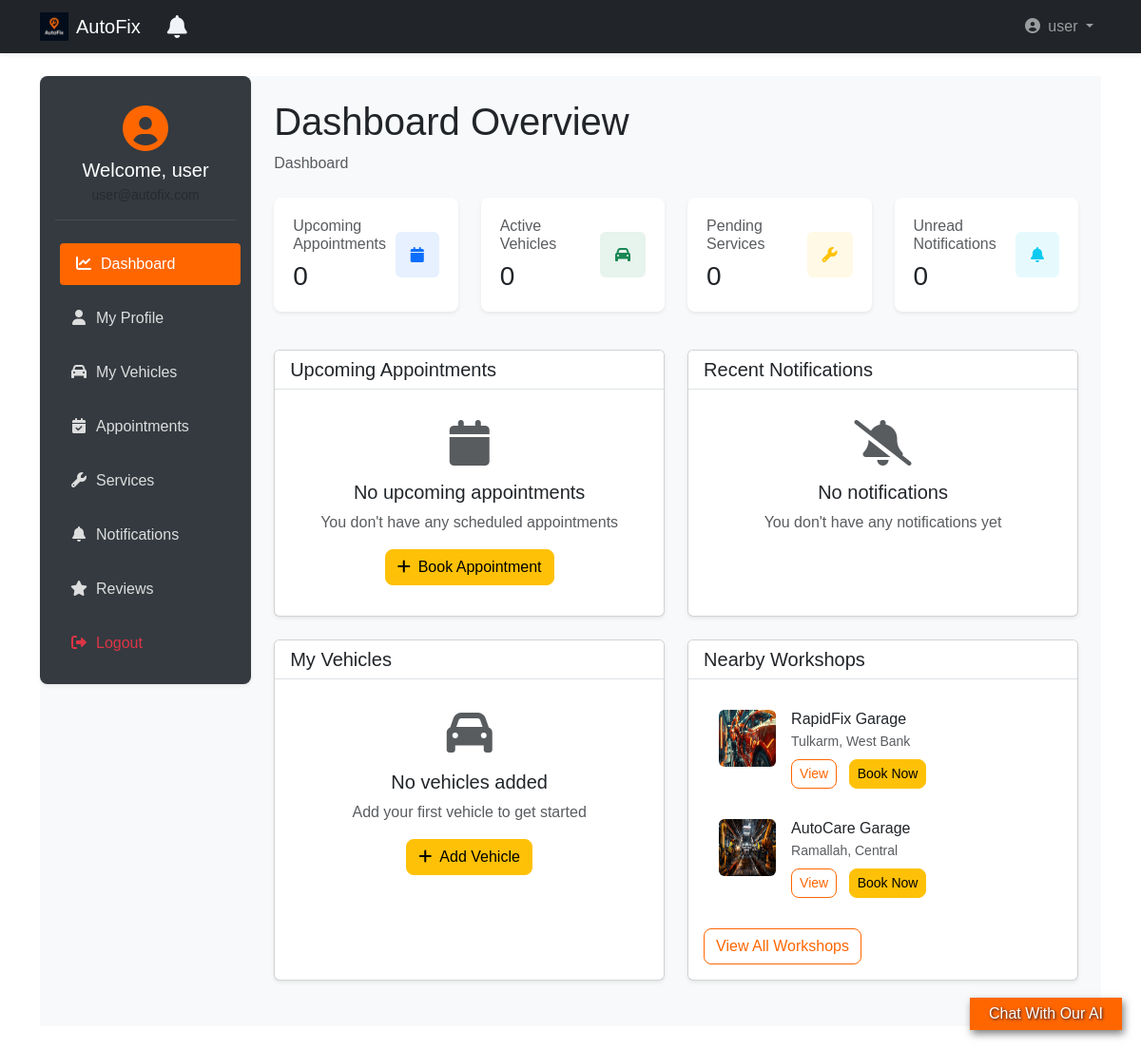
The app's page /user_dashboard/user/dashboard/ (signed in), older data.
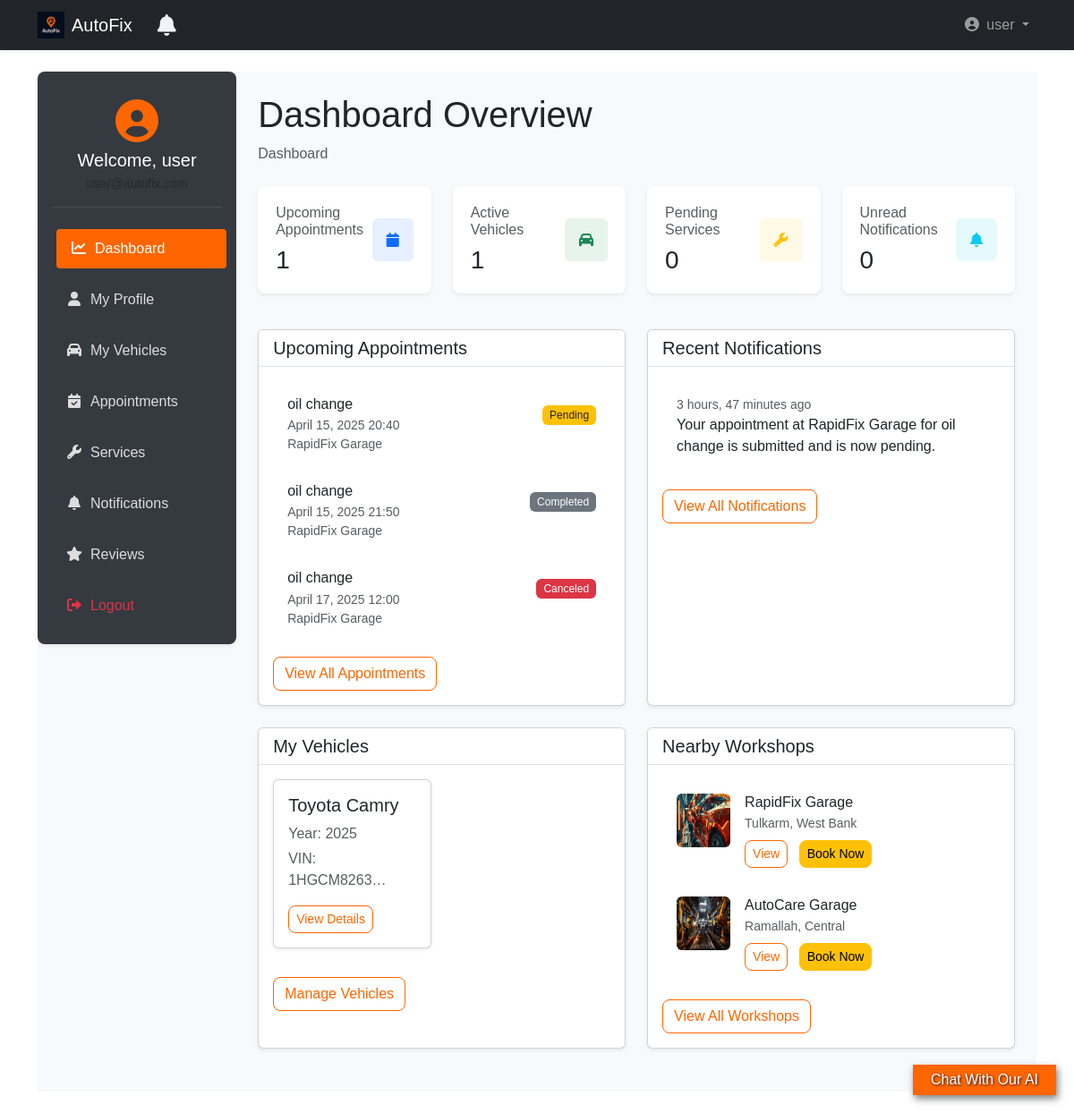
The same page, newer data.
### workshops/models.py (models this page shows, shortened)
class Workshop(models.Model):
    name = models.CharField(max_length=255)
    address = models.ForeignKey(Address, on_delete=models.CASCADE)
    phone = models.CharField(max_length=15)
    description = models.TextField(blank=True)
    image = models.ImageField(upload_to='workshops_images/', null=True, blank=True)
    owner = models.OneToOneField(User, on_delete=models.CASCADE, related_name="workshop", null=True)

class Service(models.Model):
    workshop = models.ForeignKey(Workshop, on_delete=models.CASCADE, related_name='services')
    name = models.CharField(max_length=255)
    price = models.DecimalField(max_digits=10, decimal_places=2)
    description = models.TextField(blank=True)
    duration = models.PositiveIntegerField(help_text="Duration in minutes")

### locations/models.py (models this page shows, shortened)
class Address(models.Model):
    street = models.CharField(max_length=255)
    city = models.CharField(max_length=255)
    region = models.CharField(max_length=255)
    country = models.CharField(max_length=255)
    postal_code = models.CharField(max_length=20)
    latitude = models.FloatField(blank=True, null=True)
    longitude = models.FloatField(blank=True, null=True)
    objects = AddressManager()
    class Meta:
        verbose_name_plural = "Addresses"

### bookings/models.py (models this page shows, shortened)
class Booking(models.Model):
    STATUS_CHOICES = [
        ('pending', 'Pending'),
        ('confirmed', 'Confirmed'),
        ('completed', 'Completed'),
        ('canceled', 'Canceled'),
    ]
    user = models.ForeignKey(User, on_delete=models.CASCADE)
    car = models.ForeignKey(Car, on_delete=models.CASCADE, null=True, related_name='car_bookings')
    workshop = models.ForeignKey(Workshop, on_delete=models.CASCADE)
    service = models.ForeignKey(Service, on_delete=models.CASCADE, related_name='booking')
    appointment_date = models.DateTimeField()
    status = models.CharField(max_length=20, choices=STATUS_CHOICES, default='pending')
    created_at = models.DateTimeField(auto_now_add=True)
    objects = BookingManger()
    class Meta:
        ordering = ['-appointment_date']

class Notification(models.Model):
    user = models.ForeignKey(User, on_delete=models.CASCADE)
    message = models.CharField(max_length=255)  # Short message for the notification
    is_read = models.BooleanField(default=False)  # Whether the user has read the notification
    created_at = models.DateTimeField(auto_now_add=True)  # Timestamp when created
    booking = models.ForeignKey(Booking, on_delete=models.CASCADE, related_name='notifications')  # Link to a booking
    class Meta:
        ordering = ['-created_at']  # Order by newest first

### cars/models.py (models this page shows, shortened)
class Car(models.Model):
    user = models.ForeignKey(User, on_delete=models.CASCADE)
    make = models.CharField(max_length=255)
    model = models.CharField(max_length=255)
    year = models.IntegerField(null=True, blank=True)
    vin = models.CharField(max_length=17, unique=True)
    objects = CarManager()

### user_dashboard/views.py (the view)
# urls.py: path('user_dashboard/', include('user_dashboard.urls')),
def user_dashboard(request):
    if request.user.is_authenticated and not ( request.user.is_workshop_owner or request.user.is_superuser ):
        upcoming_appointments = Booking.objects.filter(
           user=request.user,
           appointment_date__gte=datetime.date.today(),
           appointment_date__lte=datetime.date.today() + datetime.timedelta(days=30),
        ).order_by('appointment_date')[:5]
        recent_notifications = Notification.objects.filter(
           user=request.user,
        ).order_by('-created_at')[:5]
        user_cars = Car.objects.filter(user=request.user)
        nearby_workshops = Workshop.objects.all()[:3]
        stats = {
            'upcoming_appointments': Booking.objects.filter(
                user=request.user,
                appointment_date__gte=datetime.date.today(),
                status__in=['pending', 'confirmed']
             ).count(),
             'active_vehicles': user_cars.count(),
             'pending_services': 0,  # This would come from maintenance reminders
             'unread_notifications': Notification.objects.filter(
                user=request.user,
                is_read=False
              ).count()
        }
        context = {
            'upcoming_appointments': upcoming_appointments,
            'recent_notifications': recent_notifications,
            'user_cars': user_cars,
            'nearby_workshops': nearby_workshops,
            'stats': stats,
        }
        return render(request, 'user_dashboard/dashboard.html', context)
    return redirect('landing:main')

### accounts/models.py (called while the page is built)
    def get_short_name(self):
        return self.first_name

### templates/user_dashboard/dashboard.html (shortened to what the changed rows need)
{% extends 'base2.html' %}
{% load static bootstrap5 %}
{% block extra_css %}
<link rel="stylesheet" href="{% static 'css/user_dashboard.css' %}">
{% endblock %}
{% block content %}
<div class="wrapper d-flex">
    <main class="main-content flex-grow-1 p-4">
        <div class="dashboard-header mb-4">
            <h1>Dashboard Overview</h1>
        </div>
        <div class="row stats-cards mb-4">
            <div class="col-md-3 mb-3">
                <div class="card h-100 shadow-sm">
                    <div class="card-body">
                        <div class="d-flex justify-content-between align-items-center">
                            <div>
                                <h6 class="text-muted mb-2">Upcoming Appointments</h6>
                                <h3 class="mb-0">{{ stats.upcoming_appointments }}</h3>
                            </div>
                        </div>
                    </div>
                </div>
            </div>
            <div class="col-md-3 mb-3">
                <div class="card h-100 shadow-sm">
                    <div class="card-body">
                        <div class="d-flex justify-content-between align-items-center">
                            <div>
                                <h6 class="text-muted mb-2">Active Vehicles</h6>
                                <h3 class="mb-0">{{ stats.active_vehicles }}</h3>
                            </div>
                        </div>
                    </div>
                </div>
            </div>
        </div>
        <div class="row">
            <div class="col-lg-6 mb-4">
                <div class="card shadow-sm h-100">
                    <div class="card-body">
                        {% if upcoming_appointments %}
                            <div class="list-group">
                                {% for appointment in upcoming_appointments %}
                                <div class="list-group-item border-0 py-3">
                                    <div class="d-flex justify-content-between align-items-center">
                                        <div>
                                            <h6 class="mb-1">{{ appointment.service.name }}</h6>
                                            <small class="text-muted">{{ appointment.appointment_date|date:"F j, Y H:i" }}</small>
                                        </div>
                                        <span class="badge
                                            {% if appointment.status == 'confirmed' %}bg-primary
                                            {% elif appointment.status == 'pending' %}bg-warning text-dark
                                            {% elif appointment.status == 'completed' %}bg-secondary
                                            {% else %}bg-danger{% endif %}">
                                            {{ appointment.get_status_display }}
                                        </span>
                                    </div>
                                    <small class="text-muted">{{ appointment.workshop.name }}</small>
                                </div>
                                {% endfor %}
                            </div>
                            <a href="{% url 'user_dashboard:appointments' %}" class="btn btn-outline-primary mt-3">View All Appointments</a>
                        {% else %}
                            <div class="text-center py-3">
                                <i class="fas fa-calendar fa-3x text-muted mb-3"></i>
                                <h5>No upcoming appointments</h5>
                                <p class="text-muted">You don't have any scheduled appointments</p>
                                <a href="#" class="btn btn-warning" data-bs-toggle="modal" data-bs-target="#bookAppointmentModal">
                                    <i class="fas fa-plus me-2"></i>Book Appointment
                                </a>
                            </div>
                        {% endif %}
                    </div>
                </div>
            </div>
            <div class="col-lg-6 mb-4">
                <div class="card shadow-sm h-100">
                    <div class="card-body">
                        {% if recent_notifications %}
                            <div class="list-group">
                                {% for notification in recent_notifications %}
                                <div class="list-group-item border-0 py-3 {% if not notification.is_read %}bg-light{% endif %}">
                                    <div class="d-flex justify-content-between align-items-start">
                                        <div>
                                            <small class="text-muted">{{ notification.created_at|timesince }} ago</small>
                                            <p class="mb-1">{{ notification.message }}</p>
                                        </div>
                                    </div>
                                </div>
                                {% endfor %}
                            </div>
                            <a href="{% url 'user_dashboard:notifications' %}" class="btn btn-outline-primary mt-3">View All Notifications</a>
                        {% else %}
                            <div class="text-center py-3">
                                <i class="fas fa-bell-slash fa-3x text-muted mb-3"></i>
                                <h5>No notifications</h5>
                                <p class="text-muted">You don't have any notifications yet</p>
                            </div>
                        {% endif %}
                    </div>
                </div>
            </div>
        </div>
        <div class="row">
            <div class="col-lg-6 mb-4">
                <div class="card shadow-sm h-100">
                    <div class="card-body">
                        {% if user_cars %}
                            <div class="row">
                                {% for car in user_cars %}
                                <div class="col-md-6 mb-3">
                                    <div class="card h-100 shadow-sm">
                                        <div class="card-body">
                                            <h5 class="card-title">{{ car.make }} {{ car.model }}</h5>
                                            <p class="card-text text-muted mb-1">Year: {{ car.year }}</p>
                                            <p class="card-text text-muted">VIN: {{ car.vin|truncatechars:10 }}</p>
                                            <a href="{% url 'user_dashboard:vehicles' %}" class="btn btn-sm btn-outline-primary">View Details</a>
                                        </div>
                                    </div>
                                </div>
                                {% endfor %}
                            </div>
                            <a href="{% url 'user_dashboard:vehicles' %}" class="btn btn-outline-primary mt-3">Manage Vehicles</a>
                        {% else %}
                            <div class="text-center py-3">
                                <i class="fas fa-car fa-3x text-muted mb-3"></i>
                                <h5>No vehicles added</h5>
                                <p class="text-muted">Add your first vehicle to get started</p>
                                <a href="{% url 'user_dashboard:vehicles' %}" class="btn btn-warning">
                                    <i class="fas fa-plus me-2"></i>Add Vehicle
                                </a>
                            </div>
                        {% endif %}
                    </div>
                </div>
            </div>
            <div class="col-lg-6 mb-4">
                <div class="card shadow-sm h-100">
                    <div class="card-body">
                        {% if nearby_workshops %}
                            <div class="list-group">
                                {% for workshop in nearby_workshops %}
                                <div class="list-group-item border-0 py-3">
                                    <div class="d-flex">
                                        {% if workshop.image %}
                                        <img src="{{ workshop.image.url }}" class="rounded me-3" width="60" height="60" alt="{{ workshop.name }}">
                                        {% else %}
                                        <div class="rounded me-3 bg-secondary text-white d-flex align-items-center justify-content-center" style="width: 60px; height: 60px;">
                                            <i class="fas fa-wrench fa-2x"></i>
                                        </div>
                                        {% endif %}
                                        <div>
                                            <h6 class="mb-1">{{ workshop.name }}</h6>
                                            <small class="text-muted">{{ workshop.address.city }}, {{ workshop.address.region }}</small>
                                            <div class="mt-2">
                                                <a href="#" class="btn btn-sm btn-outline-primary me-2">View</a>
                                                <a href="#" class="btn btn-sm btn-warning">Book Now</a>
                                            </div>
                                        </div>
                                    </div>
                                </div>
                                {% endfor %}
                            </div>
                        {% else %}
                            <div class="text-center py-3">
                                <i class="fas fa-wrench fa-3x text-muted mb-3"></i>
                                <h5>No nearby workshops</h5>
                                <p class="text-muted">We couldn't find any workshops near you</p>
                            </div>
                        {% endif %}
                    </div>
                </div>
            </div>
        </div>
    </main>
</div>
{% endblock %}

Row changes from the older to the newer data that the page shows:
added Booking: service.name "oil change", appointment_date "April 15, 2025 20:40", status "Pending", workshop.name "RapidFix Garage"
added Booking: service.name "oil change", appointment_date "April 15, 2025 21:50", status "Completed", workshop.name "RapidFix Garage"
added Booking: service.name "oil change", appointment_date "April 17, 2025 12:00", status "Canceled", workshop.name "RapidFix Garage"
added Notification: created_at "3 hours, 47 minutes", message "Your appointment at RapidFix Garage for oil change is submitted and is now pending."
added Car: make "Toyota", model "Camry", year "2025", vin "1HGCM8263…"
Text that changed along with them:
{{ stats.upcoming_appointments }}: "0" → "1"
{{ stats.active_vehicles }}: "0" → "1"
text no longer shown: "No upcoming appointments You don't have any scheduled appointments Book Appointment No notifications You don't have any notifications yet No vehicles added Add your first vehicle to get started Add Vehicle"
text now shown: "View All Appointments View All Notifications Manage Vehicles"
